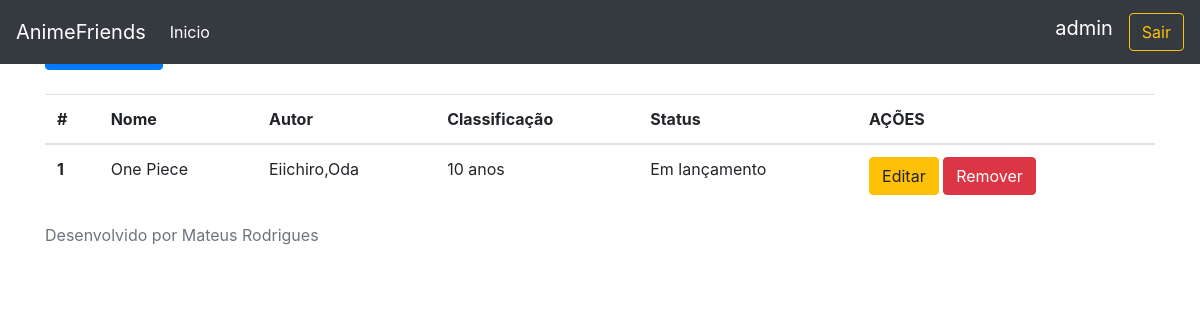
/anime/ (signed in), run on an earlier commit of the app's database.
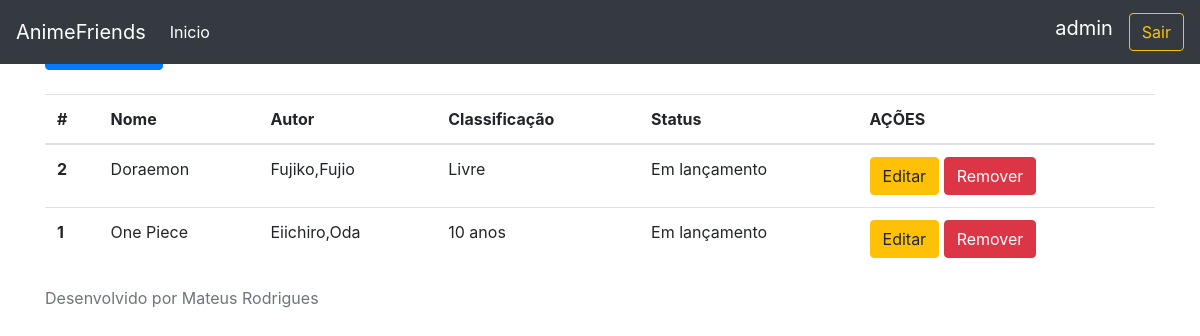
And on a later commit of the database.
### api/models.py (models this page shows, shortened)
class Anime(models.Model):
    nome= models.CharField(max_length=255)
    autor= models.ForeignKey(Autor, on_delete=models.CASCADE)
    categoria= models.ForeignKey(Categoria,on_delete=models.CASCADE)
    status= models.ForeignKey(Status,on_delete=models.CASCADE)
    ano_lancamento= models.IntegerField()
    qt_episodio= models.IntegerField()
    duracao_episodio= models.TimeField()
    sinopse= models.CharField(max_length=300,null=True,blank=True)
    classificacao= models.CharField(max_length=50,null=True,blank=True)
    class Meta:
        ordering= ['nome','ano_lancamento']
        verbose_name='Anime'

class Autor(models.Model):
    nome= models.CharField(max_length=255)
    sobrenome= models.CharField(max_length=255)
    idade= models.IntegerField()
    sexo= models.CharField(max_length=10)
    cpf= models.CharField(max_length=15)
    class Meta:
        ordering= ['nome','sobrenome']
        verbose_name= 'autor'
    def __str__(self):
        return '{},{}'.format(self.nome,self.sobrenome)

class Status(models.Model):
    situacao= models.CharField(max_length=255)
    observacao= models.CharField(max_length=255,null=True,blank=True)
    class Meta:
        ordering= ['situacao']
        verbose_name='Status'
    def __str__(self):
        return self.situacao

### api/views.py (the view)
# urls.py: path('anime/',listaAnime,name='lista_anime'),
@login_required
def listaAnime(request):
    anime= Anime.objects.all()
    return render(request,'listaAnime.html',context={'anime':anime})

### api/templates/listaAnime.html
{% extends 'base.html' %}
{% block conteudo %}
<mat-card>
    <mat-card-header><h5 class="text-center">Lista de Animes</h5></mat-card-header>
</mat-card>
<a class="btn btn-primary" role='button' href='/anime/add'>Novo Anime</a>
    <br />
    <br />
    <table class="table">
        <thead>
            <tr>
                <th scope="col">#</th>
                <th scope="col">Nome</th>
                <th scope="col">Autor</th>
                <th scope="col">Classificação</th>
                <th scope="col">Status</th>
                <th scope="col">AÇÕES</th>
            </tr>
        </thead>
        <tbody>
            {% for a in anime %}
                <tr>
                    <th scope="row">{{ a.pk }}</th>
                    <td>{{ a.nome }}</td>
                    <td>{{ a.autor }}</td>
                    <td>{{a.classificacao}}</td>
                    <td>{{a.status}}</td>
                    <td>
                        <a href="/anime/editar/{{a.pk}}" class="btn btn-warning" >Editar</a>
                        <a href="/anime/excluir/{{a.pk}}" class="btn btn-danger" >Remover</a>
                    </td>
                </tr>
            {% endfor %}
        </tbody>
    </table>
{% endblock %}

### api/templates/base.html (shortened to what this page needs)
<!doctype html>
<html lang="pt">
  <head>
    <link rel="stylesheet" href="https://maxcdn.bootstrapcdn.com/bootstrap/4.0.0/css/bootstrap.min.css">
    <link rel="stylesheet" href="https://getbootstrap.com/docs/4.0/examples/sticky-footer-navbar/sticky-footer-navbar.css" />
  </head>
  <body>
    <header>
      <nav class="navbar navbar-expand-md navbar-dark fixed-top bg-dark">
        <a class="navbar-brand" href="#">
          AnimeFriends
        </a>
        <div class="collapse navbar-collapse" id="navbarCollapse">
          <ul class="navbar-nav mr-auto">
            <li class="nav-item">
              <a class="nav-link" href="/index"><font color='#fff'>Inicio</font></a>
            </li>
            </ul>
            <label class="navbar-brand">{{request.user}}</label>
	          <a class="btn btn-outline-warning my-2 my-sm-0" href="/">Sair</a>
        </div>
      </nav>
    </header>
    <main role="main" class="container">
        {% block conteudo %}
        {% endblock %}
    </main>
    <footer class="footer">
      <div class="container">
        <span class="text-muted">Desenvolvido por Mateus Rodrigues</span>
      </div>
    </footer>
  </body>
</html>

What changed in the data, as far as the page shows it:
added Anime: pk "2", nome "Doraemon", autor "Fujiko,Fujio", classificacao "Livre", status "Em lançamento"
